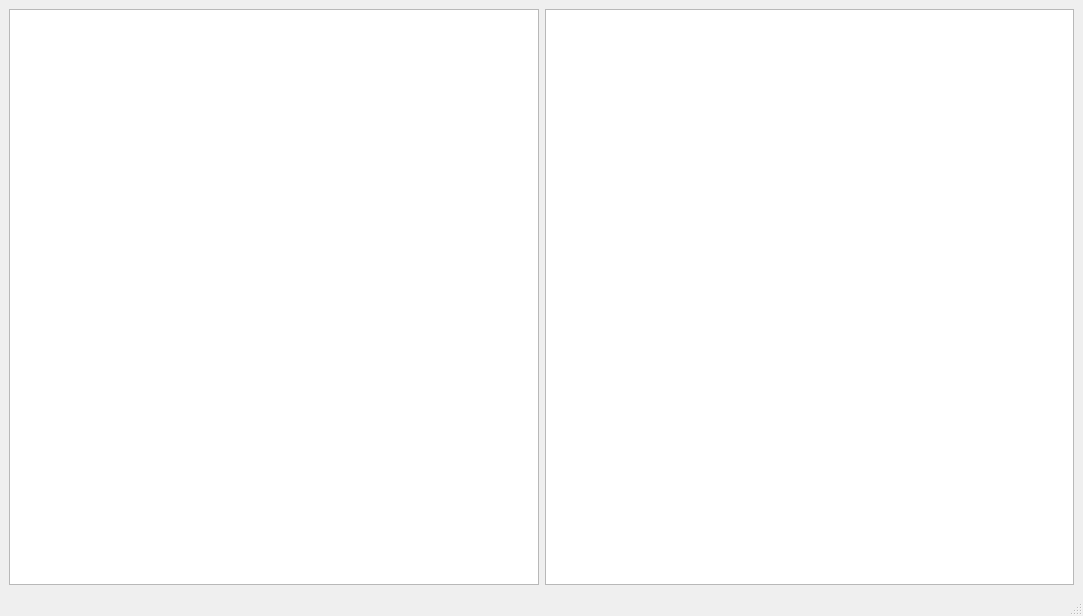
<?xml version="1.0" encoding="UTF-8"?>
<ui version="4.0">
 <class>MainWindow</class>
 <widget class="QMainWindow" name="MainWindow">
  <property name="geometry">
   <rect>
    <x>0</x>
    <y>0</y>
    <width>1083</width>
    <height>616</height>
   </rect>
  </property>
  <property name="windowTitle">
   <string>MainWindow</string>
  </property>
  <widget class="QWidget" name="centralwidget">
      <property name="sizePolicy">
          <sizepolicy hsizetype="Expanding" vsizetype="Expanding">
              <horstretch>1</horstretch>
              <verstretch>1</verstretch>
          </sizepolicy>
      </property>
      <property name="sizeIncrement">
          <size>
              <width>1</width>
              <height>1</height>
          </size>
      </property>
      <layout class="QHBoxLayout" name="horizontalLayout">
          <item>
              <widget class="QTableView" name="lhsView"/>
          </item>
          <item>
              <widget class="QTableView" name="rhsView"/>
          </item>
      </layout>
  </widget>
  <widget class="QMenuBar" name="menubar">
   <property name="geometry">
    <rect>
     <x>0</x>
     <y>0</y>
     <width>1083</width>
        <height>22</height>
    </rect>
   </property>
  </widget>
  <widget class="QStatusBar" name="statusbar"/>
 </widget>
 <resources/>
 <connections/>
</ui>
